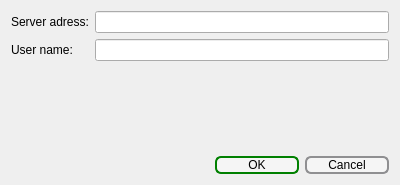
<?xml version="1.0" encoding="UTF-8"?>
<ui version="4.0">
 <class>LoginDialog</class>
 <widget class="QDialog" name="LoginDialog">
  <property name="windowModality">
   <enum>Qt::ApplicationModal</enum>
  </property>
  <property name="geometry">
   <rect>
    <x>0</x>
    <y>0</y>
    <width>400</width>
    <height>185</height>
   </rect>
  </property>
  <property name="windowTitle">
   <string>Login</string>
  </property>
  <property name="styleSheet">
   <string notr="true"/>
  </property>
  <property name="modal">
   <bool>true</bool>
  </property>
  <layout class="QGridLayout" name="gridLayout">
   <item row="3" column="1">
    <widget class="QDialogButtonBox" name="buttonBox">
     <property name="styleSheet">
      <string notr="true">QPushButton:hover{
border-width: 0px;

color: rgb(11, 11, 11);
border-radius: 20%;

}
QPushButton {
border: 2px solid #8f8f91;
border-radius: 6px;

background-color: rgb(245, 245, 245);
min-width: 80px;
font: 75  11pt &quot;Colibri&quot;;
outline: none;
}

QPushButton:flat {
border: red; 
}

QPushButton:default {
border-color: green; 
}</string>
     </property>
     <property name="orientation">
      <enum>Qt::Horizontal</enum>
     </property>
     <property name="standardButtons">
      <set>QDialogButtonBox::Cancel|QDialogButtonBox::Ok</set>
     </property>
    </widget>
   </item>
   <item row="0" column="1">
    <layout class="QVBoxLayout" name="verticalLayout">
     <item>
      <widget class="QLineEdit" name="inputServer">
       <property name="acceptDrops">
        <bool>true</bool>
       </property>
       <property name="styleSheet">
        <string notr="true">QLineEdit:focus#findPattern, QLineEdit:focus#findChange {
    border-color: @focused-border-focus-color;
    border-style: @focused-border-style;
    border-width: @focused-border-width;
}</string>
       </property>
       <property name="text">
        <string/>
       </property>
       <property name="placeholderText">
        <string/>
       </property>
      </widget>
     </item>
     <item>
      <widget class="QLineEdit" name="inputName">
       <property name="styleSheet">
        <string notr="true">QLineEdit:focus#findPattern, QLineEdit:focus#findChange {
    border-color: @focused-border-focus-color;
    border-style: @focused-border-style;
    border-width: @focused-border-width;
}</string>
       </property>
      </widget>
     </item>
    </layout>
   </item>
   <item row="2" column="0" colspan="2">
    <widget class="QLabel" name="errorMessage">
     <property name="text">
      <string/>
     </property>
    </widget>
   </item>
   <item row="0" column="0">
    <layout class="QVBoxLayout" name="verticalLayout_2">
     <item>
      <widget class="QLabel" name="name">
       <property name="text">
        <string>Server adress:</string>
       </property>
      </widget>
     </item>
     <item>
      <widget class="QLabel" name="adress">
       <property name="styleSheet">
        <string notr="true">font: 75  11pt &quot;Colibri&quot;;</string>
       </property>
       <property name="text">
        <string>User name:</string>
       </property>
      </widget>
     </item>
    </layout>
   </item>
  </layout>
 </widget>
 <tabstops>
  <tabstop>inputServer</tabstop>
  <tabstop>inputName</tabstop>
  <tabstop>buttonBox</tabstop>
 </tabstops>
 <resources/>
 <connections/>
</ui>
